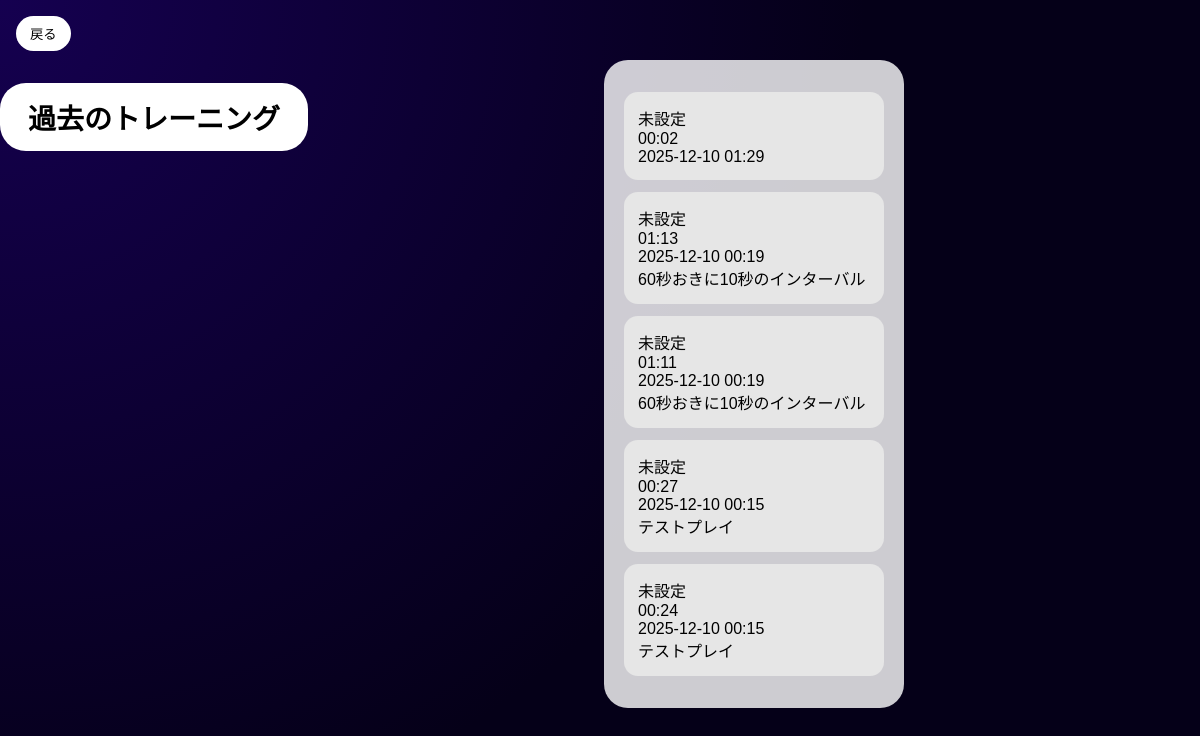
The page /history/ (signed in) on the database as committed earlier.
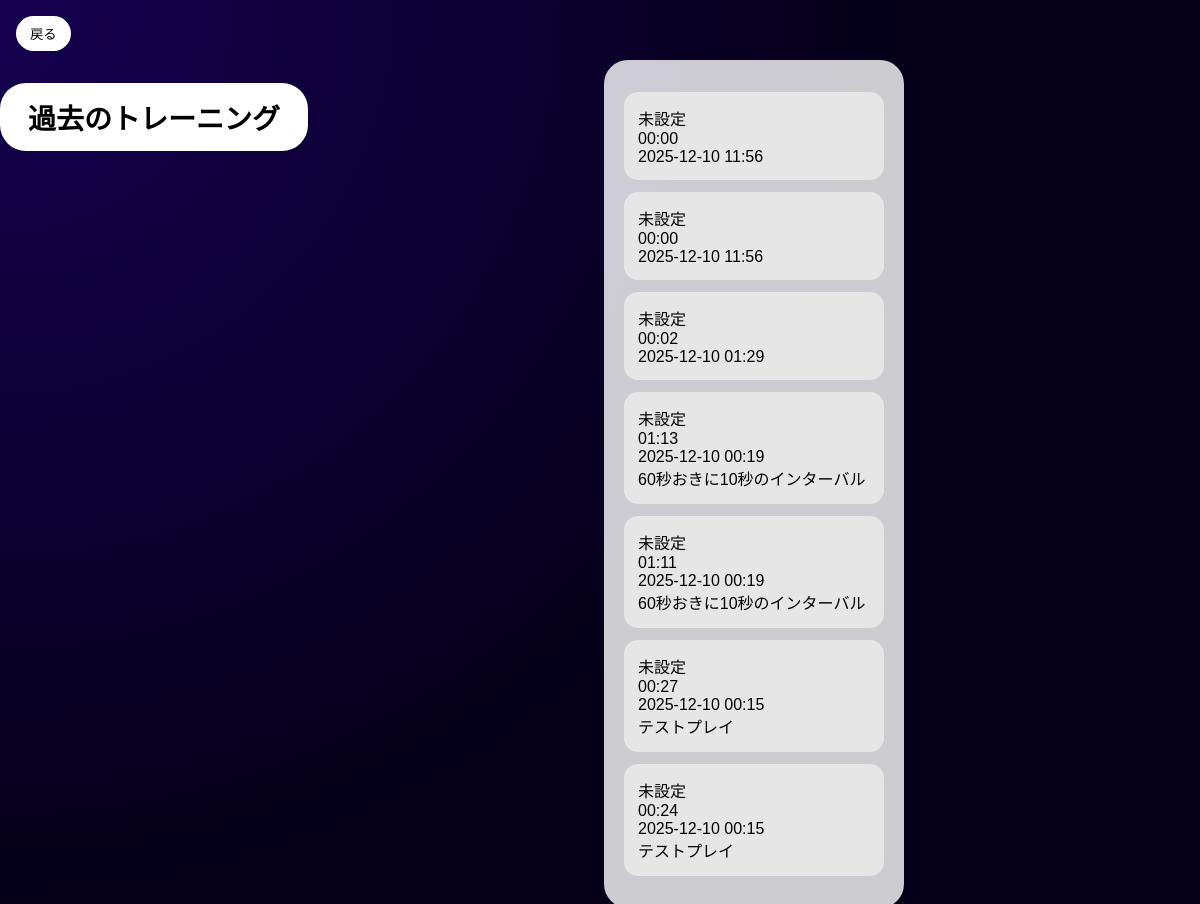
The same page on the database as committed later.
### timerapp/models.py (models this page shows, shortened)
class TrainingSession(models.Model):
    user = models.ForeignKey(User, on_delete=models.CASCADE)
    menu = models.ForeignKey(TrainingMenu, on_delete=models.SET_NULL, null=True, blank=True)
    duration_seconds = models.PositiveIntegerField(default=0)
    sets_completed = models.PositiveIntegerField(default=0)
    note = models.TextField(blank=True)
    created_at = models.DateTimeField(default=timezone.now)
    def duration_display(self):
        s = int(self.duration_seconds)
        h = s // 3600
        m = (s % 3600) // 60
        sec = s % 60
        if h:
            return f"{h:d}:{m:02d}:{sec:02d}"
        return f"{m:02d}:{sec:02d}"

### timerapp/views.py (the view)
# urls.py: path('history/', views.history, name='history'),
@login_required
def history(request):
    sessions = TrainingSession.objects.filter(user=request.user).order_by('-created_at')
    return render(request, 'timerapp/history.html', {'sessions': sessions})

### timerapp/templates/timerapp/history.html (shortened to what this page needs)
{% extends "timerapp/base.html" %}
{% block content %}
<button class="back" onclick="location.href='/'">戻る</button>
<h2>過去のトレーニング</h2>
<div class="menu-list">
  {% for s in sessions %}
    <div class="item">
      <div class="menu">
        {% if s.menu %}
          {{ s.menu.name }}
        {% else %}
          未設定
        {% endif %}
      </div>
      <div class="time">{{ s.duration_display }}</div>
      <div class="date">{{ s.created_at|date:"Y-m-d H:i" }}</div>
      <div class="note">{{ s.note|default:"" }}</div>
    </div>
  {% empty %}
    <div>記録がありません</div>
  {% endfor %}
</div>
{% endblock %}

### timerapp/templates/timerapp/base.html (shortened to what this page needs)
{% load static %}
<!doctype html>
<html lang="ja">
<head>
    <link rel="stylesheet" href="{% static 'timerapp/css/style.css' %}">
</head>
<body>
    <div class="container">
        {% block content %}{% endblock %}
    </div>
</body>
</html>

### timerapp/static/timerapp/css/style.css (style rules this page uses)
:root { --bg1:#0a0220; --bg2:#120032; --accent:#fff04d; --pill-bg:#fff; }
* { box-sizing: border-box; }
body { margin:0; font-family: "Hiragino Kaku Gothic ProN","Noto Sans JP",sans-serif; background: radial-gradient(circle at top left,#150050 0%,#050018 60%); color:#fff; }
.container { width:100%; min-height:100vh; display:flex; justify-content:center; align-items:flex-start; padding-top:60px; }
h1,h2 { background:#fff; color:#000; padding:14px 28px; border-radius:26px; display:inline-block; margin-bottom:25px; font-size:28px; }
.menu-list { background:rgba(255,255,255,0.8); color:#000; padding:20px; border-radius:24px; width:90%; margin:0 auto; flex-grow:1; max-width:300px; }
.item { background:#e6e6e6; margin:12px 0; padding:14px; border-radius:14px; cursor:pointer; font-size:16px; }
.back { position:fixed; left:16px; top:16px; padding:8px 14px; border-radius:18px; background:#fff; color:#000; border:none; z-index:20; }

Rows that differ between the two databases and show on the page:
added TrainingSession: shows "未設定", duration_display "00:00", created_at "2025-12-10 11:56"
added TrainingSession: shows "未設定", duration_display "00:00", created_at "2025-12-10 11:56"
